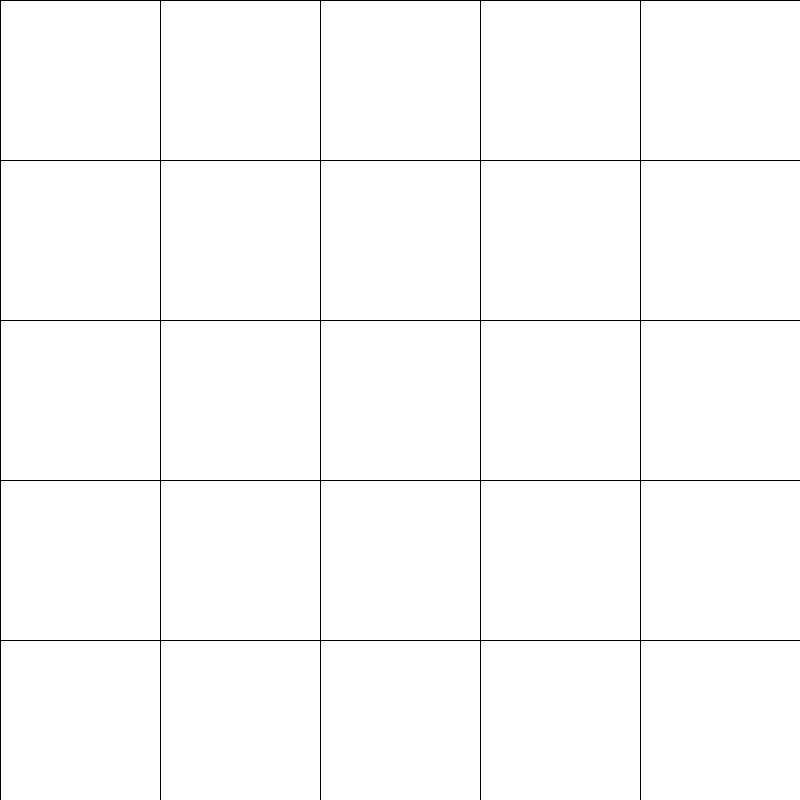
Frame 1 (no input)
Frame 60 (the mouse pressed at the canvas centre just before this capture): identical to frame 1, image omitted
Frame 120 (the mouse held since frame 60 and released just before this capture): identical to frame 1, image omitted

The Processing sketch that drew this single still picture (run headless with seeded random() and noise(); from frame 60 on, the mouse is pressed at the canvas centre):

// Processing sketch: flip_game
// ── flip_game.pde
/**
 * Игра, одну из имплементаций которой можно найти в коллекции игр Саймона Тэтхема под названием Flip.
 * https://www.chiark.greenend.org.uk/~sgtatham/puzzles/js/flip.html
 *
 * Нужно окрасить все квадраты на доске в один цвет, переворачивая также квадраты, 
 * соседние с указанным по горизонтали и вертикали.
 * Понятно, что нажатие на один и тот же квадрат дважды приводит нас к исходному состоянию,
 * поэтому кругами мы будем обозначать нажатые квадраты.
 */

// Доска размером `n` x `n` клеток 
int n = 5;

// Помечаем перевернутые закрашенные квадраты на доске
boolean[][] filled = new boolean[n][n];

// Помечаем нажатые квадраты на доске
boolean[][] clicked = new boolean[n][n];

// Размер клетки на доске в пикселах
int step;

void setup() {
  size(800, 800);
  step = width/n;
  
  // Установим все клетки доски в начальное состояние
  for (int x=0; x<n; x++) {
    for (int y=0; y<n; y++) {
      clicked[x][y] = false;
      filled[x][y] = false;
    }
  }
}

void mouseClicked() {
  // Определим координаты нажатой клетки
  int x = floor(map(mouseX, 0, width, 0, n));
  int y = floor(map(mouseY, 0, height, 0, n));
  
  // Переключим состояния этой и соседних клеток
  clicked[x][y] = !clicked[x][y];
  flip(x-1, y);
  flip(x, y);
  flip(x+1, y);
  flip(x, y-1);
  flip(x, y+1);
}

void flip(int x, int y) {
  if (x<0 || x>=n || y<0 || y>=n) {
    return;
  }
  filled[x][y] = !filled[x][y];
}

void draw() {
  // Нарисуем клетки на доске
  for (int x=0; x<n; x++) {
    int xp = x*step;
    for (int y=0; y<n; y++) {
      int yp = y*step;
      fill(filled[x][y]? 0:255);
      rect(xp, yp, xp+step, yp+step);
      if (clicked[x][y]) {
        fill(filled[x][y]? 255:0);
        circle(xp+step/2, yp+step/2, step*0.75);
      }
    }
  }
}
